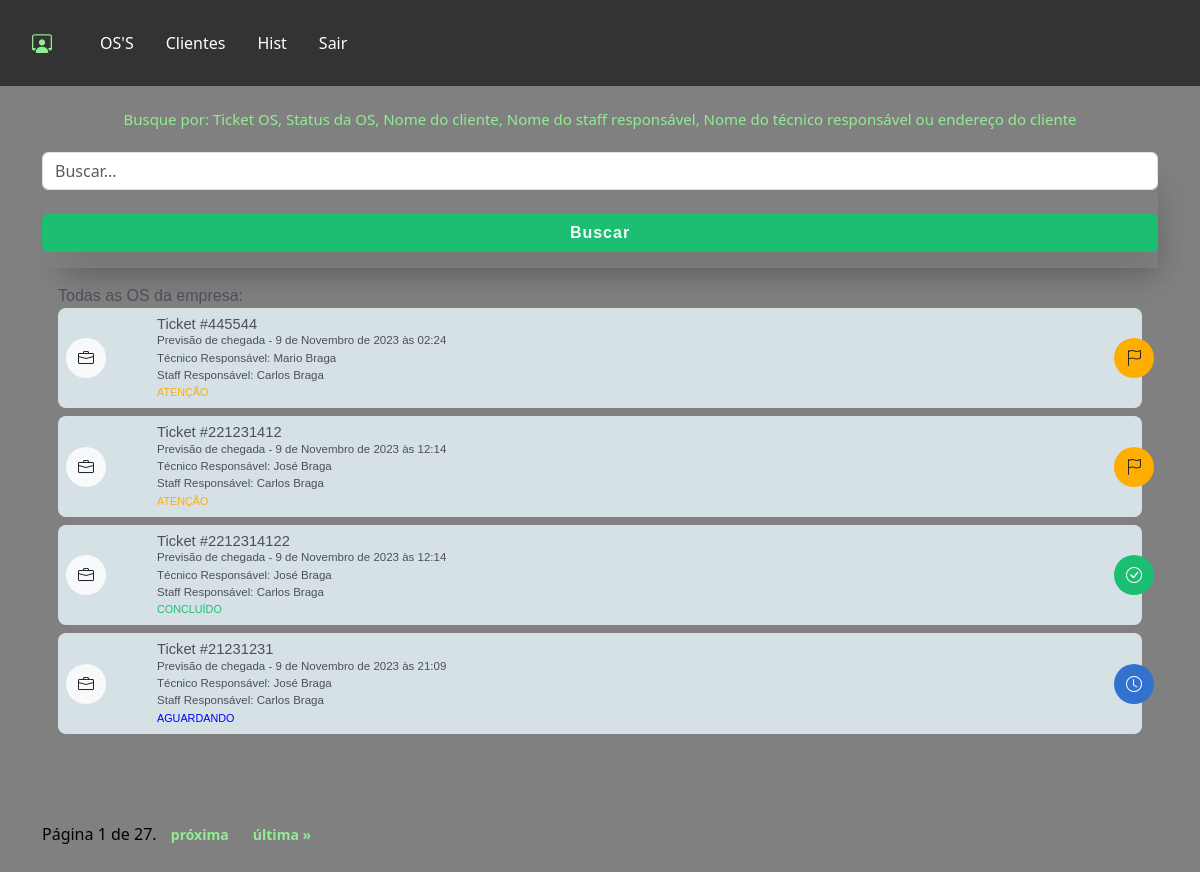
The page /staff/gerente_lista_os/ on the database as committed earlier.
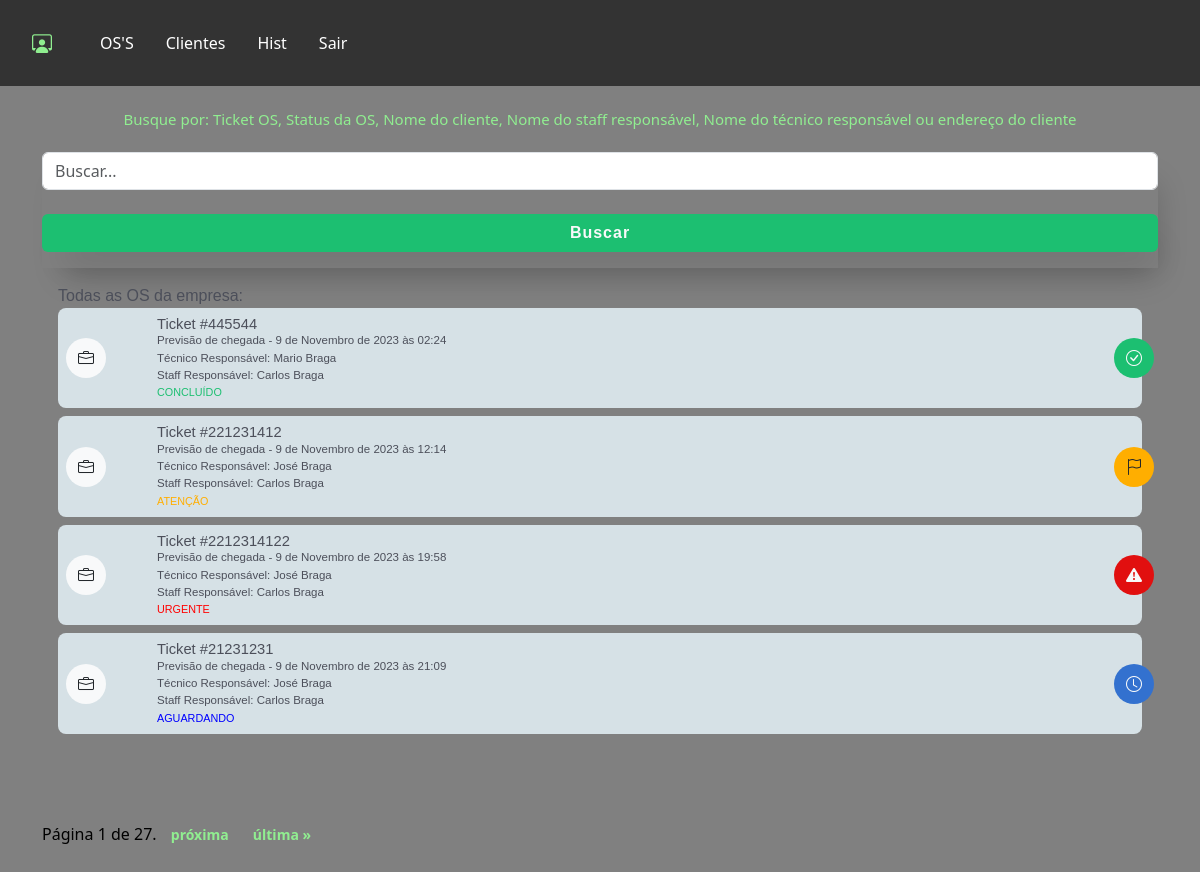
The same page on the database as committed later.
### staff/models.py (models this page shows, shortened)
class OrdemDeServico(models.Model):
    ticket = models.CharField(max_length=200, unique=True)
    tecnico = models.ForeignKey(
        CustomUser, on_delete=models.CASCADE, related_name="ordens_técnico"
    )
    staff = models.ForeignKey(
        CustomUser, on_delete=models.CASCADE, related_name="ordens_staff"
    )
    descricao = models.TextField(max_length=600)
    previsao_chegada = models.DateTimeField()
    previsao_execucao = models.DateTimeField()
    material = models.CharField(max_length=100, validators=[MinLengthValidator(3)])
    equipamento = models.CharField(max_length=100, validators=[MinLengthValidator(3)])
    data_criacao = models.DateTimeField(auto_now_add=True)
    cliente = models.ForeignKey(Cliente, on_delete=models.CASCADE)
    contrato = models.CharField(max_length=700, null=True, blank=True)
    atividade = models.CharField(max_length=50, choices=ACTIVITY_CHOICES)
    status_tecnico = models.CharField(max_length=50, choices=TECNICAL_CHOICES)
    status = models.CharField(
        max_length=10, choices=STATUS_CHOICES, default="Aguardando"
    )
    atraso_em_minutos = models.CharField(max_length=50, null=True, blank=True, choices=ATRASO_CHOICES)
    atraso_descricao = models.TextField(max_length=400, null=True, blank=True)

### authentication/models.py (models this page shows, shortened)
class CustomUser(AbstractUser):
    telefone = models.CharField(max_length=15, null=False)
    endereco = models.ForeignKey(
        Endereco, on_delete=models.CASCADE, null=True, default=None
    )
    foto = models.ImageField(upload_to="img/perfil_user/", null=True, blank=True)
    email = models.EmailField(unique=True)

### staff/views.py (the view, shortened to what this page needs)
# urls.py: path("gerente_lista_os/", views.gerente_lista_os, name="gerente_lista_os"),
def gerente_lista_os(request):
    ordens = OrdemDeServico.objects.all()
    items_per_page = 4
    paginator = Paginator(ordens, items_per_page)
    page = request.GET.get("page")
    try:
        ordens = paginator.page(page)
    except PageNotAnInteger:
        ordens = paginator.page(1)
    except EmptyPage:
        ordens = paginator.page(paginator.num_pages)
    return render(
        request,
        "gerente_lista_os.html",
        {
            "ordens": ordens,
        },
    )

### staff/templates/gerente_lista_os.html (shortened to what this page needs)
{% extends "base_gerente.html" %}
{%load static%}
{% block rest %}
      <section id="lista_oc_scr">
        <br>
        <div class="container">
            <div id="oc_lista">
              <h5>Busque por:
                Ticket OS, Status da OS, Nome do cliente, Nome do staff responsável, Nome do técnico responsável ou endereço do cliente</h5>
              <form id="form_buscar" class="box-shadow mt-4" method='GET' action="{% url 'gerente_lista_os' %}">
                <input type="text" class="form-control mt-3" name="buscar" placeholder="Buscar...">
                <button type="submit" class="btn btn2 text-light w-100 box-shadow fs-6 font-bold mt-4 mb-3">Buscar</button>
            </form>
              <div class="tab-pane fade show active" id="pills-01" role="tabpanel" aria-labelledby="pills-home-tab" tabindex="0">
                <label class="mt-2 font-medium color04">Todas as OS da empresa:</label>
                {% for ordem in ordens %}
                <a href="{% url 'crud_gerente_os' ordem.id %}">
                <div class="oc_lista_item">
                      <div class="row"  >
                          <div class="col-2 col-md-1">
                              <div class="icon bg-light"><i class="bi bi-briefcase text-dark"></i></div>
                          </div>
                          <div class="col-9 col-md-11">
                              <div class="oc_l_nome font-medium color04">Ticket #{{ ordem.ticket }}</div>
                              <div class="oc_l_data color04 font-light">Previsão de chegada - {{ ordem.previsao_chegada }}</div>
                              <div class="oc_l_data color04 font-light">Técnico Responsável: {{ ordem.tecnico.first_name }} {{ ordem.tecnico.last_name }}</div>
                              <div class="oc_l_data color04 font-light">Staff Responsável: {{ ordem.staff.first_name }} {{ ordem.staff.last_name }}</div>
                              <div class="oc_l_status font-medium {% if ordem.status == 'Urgente' %}color-red{% elif ordem.status == 'Atenção' %}color-yellow{% elif ordem.status == 'Aguardando' %}color-blue{% elif ordem.status == 'Concluído' %}color-green{% endif %}">{{ ordem.status }}</div>
                          </div>
                          {% if ordem.status == "Urgente" %}
                              <div class="status_icon bg05 text-light">
                                  <i class="bi bi-exclamation-triangle-fill"></i>
                              </div>
                          {% elif ordem.status == "Atenção" %}
                              <div class="status_icon bg06 text-dark">
                                  <i class="bi bi-flag"></i>
                              </div>
                          {% elif ordem.status == "Aguardando" %}
                              <div class="status_icon bg01 text-light">
                                  <i class="bi bi-clock"></i>
                              </div>
                          {% elif ordem.status == "Concluído" %}
                              <div class="status_icon bg02 text-light">
                                <i class="bi bi-check-circle"></i>
                            </div>
                          {% endif %}
                      </div>
                  </div>
                </a>
                  {% endfor %}
              </div>
        </div>
        <div class="pagination">
            <span class="step-links">
                <span class="current-page">
                    Página {{ ordens.number }} de {{ ordens.paginator.num_pages }}.
                </span>
                {% if ordens.has_next %}
                    <a href="?page={{ ordens.next_page_number }}">próxima</a>
                    <a href="?page={{ ordens.paginator.num_pages }}">última &raquo;</a>
                {% endif %}
            </span>
        </div>
      </section>
  {% endblock %}

### staff/templates/base_gerente.html (shortened to what this page needs)
{%load static%}
<!DOCTYPE html>
<html lang="en" data-bs-theme="auto">
  <head>
    <link
      rel="stylesheet"
      href="https://cdn.jsdelivr.net/npm/@docsearch/css@3"
    />
    <link
      rel="stylesheet"
      href="https://cdn.jsdelivr.net/npm/bootstrap-icons@1.11.1/font/bootstrap-icons.css"
    />
    <link
      href="{% static 'assets/dist/css/bootstrap.min.css' %}"
      rel="stylesheet"
    />
    <link href="{% static 'assets/css/app_mamminfo.css' %}" rel="stylesheet" />
  </head>
  <nav class="navbar">
  <ul>
    <li class="d-flex justify-content-center oi2">
      <a href="{% url 'gerente' %}">
        <i class="bi bi-person-workspace logo"></i>
      </a>
    </li>
    <li class="d-flex justify-content-center oi2">
      <a href="{% url 'gerente_lista_os' %}">OS'S</a>
    </li>
    <li class="d-flex justify-content-center oi2">
      <a href="{% url 'gerente_lista_clientes' %}">Clientes</a>
    </li>
    <li class="d-flex justify-content-center oi2">
      <a href="{% url 'gerente_lista_clientes' %}">Hist</a>
    </li>
    <li class="d-flex justify-content-center oi2">
      <a href="{% url 'sair' %}">Sair</a>
    </li>
  </ul>
</nav>
  <body>
    <main class="">
      {% block rest %}{% endblock %}
      <br>      <br>
  </main>
  </body>
</html>

### main/templates/static/assets/css/app_mamminfo.css (style rules this page uses)
html { font-family: 'Noto', sans-serif;background: #ced0dc; }
.font-medium { font-family: 'NotoMedium', sans-serif;font-weight: 400; }
.font-bold { font-family: 'NotoBold', sans-serif;font-weight: 600; }
.font-light { font-family: 'NotoLight', sans-serif;font-weight: 300; }
.bg01 { background: #3371cf; }
.bg02 { background: #1cbf71; }
.bg05 { background: #e10f0f; }
.bg06 { background: #ffae00; }
.color04 { color: #4c4f5a; }
section { height: auto;min-height: 90vh;max-width: 100vw;width: 100%; }
.box-shadow { box-shadow: 10px 20px 32px -12px rgba(0,0,0,.2); }
.btn { letter-spacing: 1px; }
#oc_lista { padding-bottom: 72px; }
#oc_lista .tab-pane { padding: 8px 16px; }
#oc_lista .oc_lista_item { background: #d6e1e6;border-radius: 8px;padding: 8px;position: relative;margin-bottom: 8px; }
#oc_lista .oc_lista_item .icon { width: 40px;height: 40px;border-radius: 40px;display: inline-block;text-align: center;line-height: 40px;position: absolute;l: 0;top: 0;bottom: 0;margin: auto; }
#oc_lista .oc_lista_item .oc_l_data { font-size: .72rem; }
#oc_lista .oc_lista_item .oc_l_nome { font-size: .92rem;line-height: 112%;white-space: nowrap;overflow: hidden;text-overflow: ellipsis; }
#oc_lista .oc_lista_item .oc_l_status { font-size: .675rem;text-transform: uppercase; }
#oc_lista .oc_lista_item .status_icon { width: 40px;height: 40px;border-radius: 40px;display: inline-block;text-align: center;line-height: 40px;position: absolute;right: -12px;top: 0;bottom: 0;margin: auto; }

Rows that differ between the two databases and show on the page:
changed OrdemDeServico "Mario": status "ATENÇÃO" → "CONCLUÍDO"
changed OrdemDeServico: previsao_chegada "9 de Novembro de 2023 às 12:14" → "9 de Novembro de 2023 às 19:58"; status "CONCLUÍDO" → "URGENTE"
